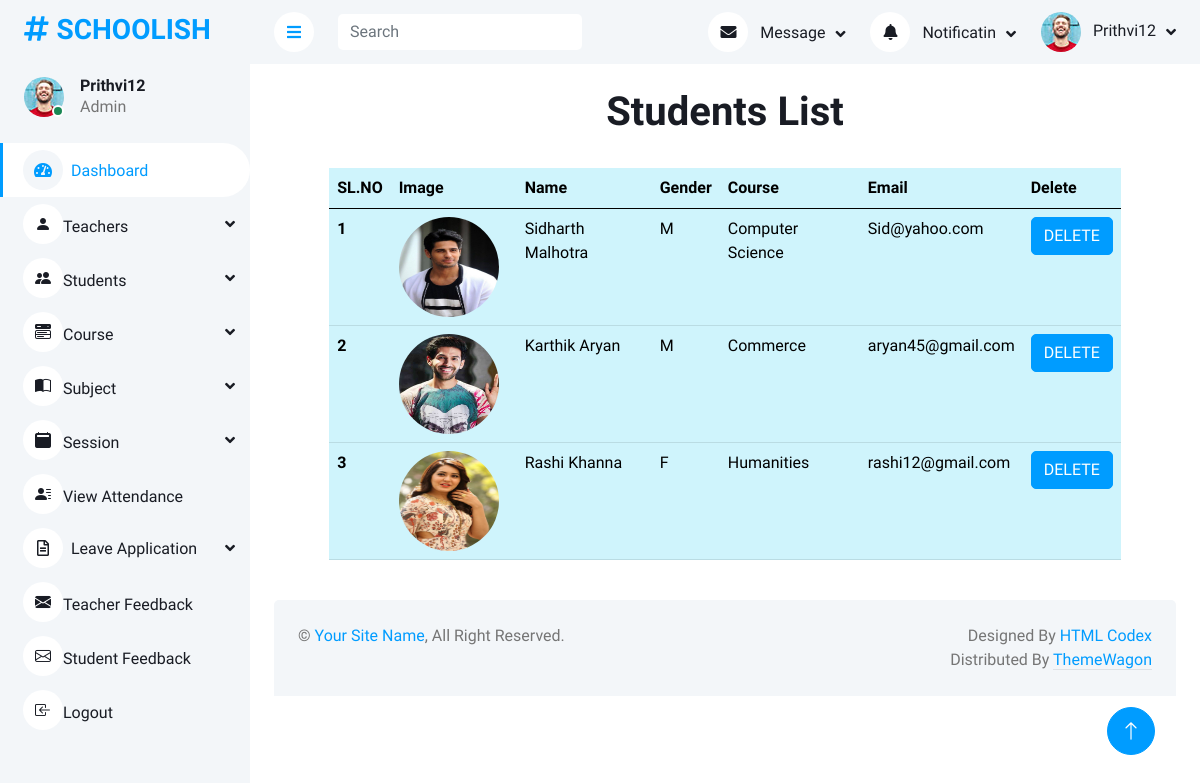
The app's page /admindashboard/students/view (signed in) with its own data.
### home/models.py (models this page shows, shortened)
class Login(AbstractUser):
    is_teacher = models.BooleanField(default=False)
    is_student = models.BooleanField(default=False)

class Student(models.Model):
    user = models.ForeignKey(Login, on_delete=models.CASCADE)
    Name = models.CharField(max_length=100)
    GENDER_CHOICES = (
        ('M', 'Male'),
        ('F', 'Female'),
    )
    Gender = models.CharField(max_length=1, choices=GENDER_CHOICES, null=True)
    Course = models.ForeignKey(Course, on_delete=models.DO_NOTHING)
    Email = models.EmailField()
    Image = models.ImageField(upload_to='images/students')

class Course(models.Model):
    course_name = models.CharField(max_length=100)
    course_desc = models.TextField(max_length=200)
    def __str__(self):
        return self.course_name

### home/adminviews.py (the view)
# urls.py: path('admindashboard/students/view', adminviews.view_students, name='view_students'),
def view_students(request):
    data = Student.objects.all()
    return render(request, 'admin1/Viewstudents.html', {'data': data})

### templates/admin1/Viewstudents.html
{% extends 'admin1/Adminbase.html' %}
{% load crispy_forms_tags %}
{% block content %}
<br>
<h1 class="text-center">Students List</h1><br>
<div class="col-xl-10 mx-auto">
<table class="table table-info">
  <thead>
    <tr >
      <th scope="col">SL.NO</th>
      <th scope="col">Image</th>
      <th scope="col">Name</th>
      <th scope="col">Gender</th>
      <th scope="col">Course</th>
      <th scope="col">Email</th>
      <th scope="col">Delete</th>
    </tr>
  </thead>
  <tbody>
    {% for i in data %}
    <tr>
      <th scope="row">{{forloop.counter}}</th>
      <td><img src="{{ i.Image.url }}" class="img-responsive rounded-circle" style="width:100px;height:100px; float: left; margin-right: 10px;" /></td>
      <td>{{i.Name}}</td>
      <td>{{i.Gender}}</td>
      <td>{{i.Course}}</td>
      <td>{{i.Email}}</td>
      <td><a href="{% url 'delete_teacher' i.id %}"> <button type="button" class="btn btn-primary">DELETE</button></a></td>
    </tr>
    {% endfor %}
  </tbody>
</table>
</div>
{% endblock %}

### templates/admin1/Adminbase.html (shortened to what this page needs)
<!DOCTYPE html>
<html lang="en">
{% load static %}
<head>
    <link href="https://cdnjs.cloudflare.com/ajax/libs/font-awesome/5.10.0/css/all.min.css" rel="stylesheet">
    <link href="https://cdn.jsdelivr.net/npm/bootstrap-icons@1.4.1/font/bootstrap-icons.css" rel="stylesheet">
    <link href=" {% static 'set2/lib/owlcarousel/assets/owl.carousel.min.css' %} " rel="stylesheet">
    <link href=" {% static 'set2/lib/tempusdominus/css/tempusdominus-bootstrap-4.min.css' %} " rel="stylesheet" />
    <link href=" {% static 'set2/css/bootstrap.min.css' %} " rel="stylesheet">
    <link href=" {% static 'set2/css/style.css' %} " rel="stylesheet">
</head>
<body>
    <div class="container-xxl position-relative bg-white d-flex p-0">
        <div class="sidebar pe-0 pb-5">
            <nav class="navbar bg-light navbar-light">
                <a href=" {% static 'index.html' %} " class="navbar-brand mx-4 mb-3">
                    <h3 class="text-primary"><i class="fa fa-hashtag me-2"></i>SCHOOLISH</h3>
                </a>
                <div class="d-flex align-items-center ms-4 mb-4">
                    <div class="position-relative">
                        <img class="rounded-circle" src=" {% static 'set2/img/user.jpg' %} " alt="" style="width: 40px; height: 40px;">
                        <div class="bg-success rounded-circle border border-2 border-white position-absolute end-0 bottom-0 p-1"></div>
                    </div>
                    <div class="ms-3">
                        <h6 class="mb-0">{{request.user}}</h6>
                        <span>Admin</span>
                    </div>
                </div>
                <div class="navbar-nav w-100">
                    <a href=" {% url 'admindashboard' %} " class="nav-item nav-link active"><i class="fa fa-tachometer-alt me-2"></i>Dashboard</a>
                    <div class="nav-item dropdown">
                        <a href="#" class="nav-link dropdown-toggle" data-bs-toggle="dropdown"><i class="bi bi-person-fill"></i>Teachers</a>
                    </div>
                    <div class="nav-item dropdown">
                        <a href="#" class="nav-link dropdown-toggle" data-bs-toggle="dropdown"><i class="bi bi-people-fill"></i>Students</a>
                    </div>
                    <div class="nav-item dropdown">
                        <a href="#" class="nav-link dropdown-toggle" data-bs-toggle="dropdown"><i class="bi bi-menu-button-wide-fill"></i>Course</a>
                    </div>
                    <div class="nav-item dropdown">
                        <a href="#" class="nav-link dropdown-toggle" data-bs-toggle="dropdown"><i class="bi bi-book-half"></i>Subject</a>
                    </div>
                    <div class="nav-item dropdown">
                        <a href="#" class="nav-link dropdown-toggle" data-bs-toggle="dropdown"><i class="bi bi-calendar2-fill"></i>Session</a>
                    </div>
                    <a href=" {% static 'table.html' %} " class="nav-item nav-link"><i class="bi bi-person-lines-fill"></i>View Attendance</a>
                     <div class="nav-item dropdown">
                        <a href="#" class="nav-link dropdown-toggle" data-bs-toggle="dropdown"><i class="far fa-file-alt me-2"></i>Leave Application</a>
                    </div>
                    <a href=" {% url 'teacher_feedbacks' %} " class="nav-item nav-link"><i class="bi bi-envelope-fill"></i>Teacher Feedback</a>
                    <a href=" {% url 'student_feedbacks' %} " class="nav-item nav-link"><i class="bi bi-envelope"></i>Student Feedback</a>
                    <a href=" {% static 'chart.html' %} " class="nav-item nav-link"><i class="bi bi-box-arrow-in-left"></i>Logout</a>
                </div>
            </nav>
        </div>
        <div class="content">
            <nav class="navbar navbar-expand bg-light navbar-light sticky-top px-4 py-0">
                <a href="#" class="sidebar-toggler flex-shrink-0">
                    <i class="fa fa-bars"></i>
                </a>
                <form class="d-none d-md-flex ms-4">
                    <input class="form-control border-0" type="search" placeholder="Search">
                </form>
                <div class="navbar-nav align-items-center ms-auto">
                    <div class="nav-item dropdown">
                        <a href="#" class="nav-link dropdown-toggle" data-bs-toggle="dropdown">
                            <i class="fa fa-envelope me-lg-2"></i>
                            <span class="d-none d-lg-inline-flex">Message</span>
                        </a>
                    </div>
                    <div class="nav-item dropdown">
                        <a href="#" class="nav-link dropdown-toggle" data-bs-toggle="dropdown">
                            <i class="fa fa-bell me-lg-2"></i>
                            <span class="d-none d-lg-inline-flex">Notificatin</span>
                        </a>
                    </div>
                    <div class="nav-item dropdown">
                        <a href="#" class="nav-link dropdown-toggle" data-bs-toggle="dropdown">
                            <img class="rounded-circle me-lg-2" src=" {% static 'set2/img/user.jpg' %} " alt="" style="width: 40px; height: 40px;">
                            <span class="d-none d-lg-inline-flex">{{request.user}}</span>
                        </a>
                    </div>
                </div>
            </nav>
            {% block content %}{% endblock %}
            <div class="container-fluid pt-4 px-4">
                <div class="bg-light rounded-top p-4">
                    <div class="row">
                        <div class="col-12 col-sm-6 text-center text-sm-start">
                            &copy; <a href="#">Your Site Name</a>, All Right Reserved.
                        </div>
                        <div class="col-12 col-sm-6 text-center text-sm-end">
                            Designed By <a href="https://htmlcodex.com">HTML Codex</a>
                        Distributed By <a class="border-bottom" href="https://themewagon.com" target="_blank">ThemeWagon</a>
                        </div>
                    </div>
                </div>
            </div>
        </div>
        <a href="#" class="btn btn-lg btn-primary btn-lg-square back-to-top"><i class="bi bi-arrow-up"></i></a>
    </div>
</body>
</html>

### static/set2/css/style.css (style rules this page uses)
:root { --primary: #009CFF; --light: #F3F6F9; --dark: #191C24; }
.back-to-top { position: fixed; display: none; right: 45px; bottom: 45px; z-index: 99; }
.btn { transition: .5s; }
.btn.btn-primary { color: #FFFFFF; }
.btn-lg-square { width: 48px; height: 48px; }
.btn-square, .btn-sm-square, .btn-lg-square { padding: 0; display: inline-flex; align-items: center; justify-content: center; font-weight: normal; border-radius: 50px; }
.sidebar { position: fixed; top: 0; left: 0; bottom: 0; width: 250px; height: 100vh; overflow-y: auto; background: var(--light); transition: 0.5s; z-index: 999; }
.content { margin-left: 250px; min-height: 100vh; background: #FFFFFF; transition: 0.5s; }
@media (min-width: 992px) { .sidebar { margin-left: 0; } }
@media (min-width: 992px) { .content { width: calc(100% - 250px); } }
.sidebar .navbar .navbar-nav .nav-link { padding: 7px 20px; color: var(--dark); font-weight: 500; border-left: 3px solid var(--light); border-radius: 0 30px 30px 0; outline: none; }
.sidebar .navbar .navbar-nav .nav-link:hover, .sidebar .navbar .navbar-nav .nav-link.active { color: var(--primary); background: #FFFFFF; border-color: var(--primary); }
.sidebar .navbar .navbar-nav .nav-link i { width: 40px; height: 40px; display: inline-flex; align-items: center; justify-content: center; background: #FFFFFF; border-radius: 40px; }
.sidebar .navbar .navbar-nav .nav-link:hover i, .sidebar .navbar .navbar-nav .nav-link.active i { background: var(--light); }
.sidebar .navbar .dropdown-toggle::after { position: absolute; top: 15px; right: 15px; border: none; content: "\f107"; font-family: "Font Awesome 5 Free"; font-weight: 900; transition: .5s; }
.content .navbar .navbar-nav .nav-link { margin-left: 25px; padding: 12px 0; color: var(--dark); outline: none; }
.content .navbar .sidebar-toggler, .content .navbar .navbar-nav .nav-link i { width: 40px; height: 40px; display: inline-flex; align-items: center; justify-content: center; background: #FFFFFF; border-radius: 40px; }
.content .navbar .dropdown-toggle::after { margin-left: 6px; vertical-align: middle; border: none; content: "\f107"; font-family: "Font Awesome 5 Free"; font-weight: 900; transition: .5s; }

### records on screen
Login: user "Prithvi12"
Student: Image (picture), Name "Sidharth Malhotra", Gender "M", Course "Computer Science", Email "Sid@yahoo.com"
Student: Image (picture), Name "Karthik Aryan", Gender "M", Course "Commerce", Email "aryan45@gmail.com"
Student: Image (picture), Name "Rashi Khanna", Gender "F", Course "Humanities", Email "rashi12@gmail.com"
